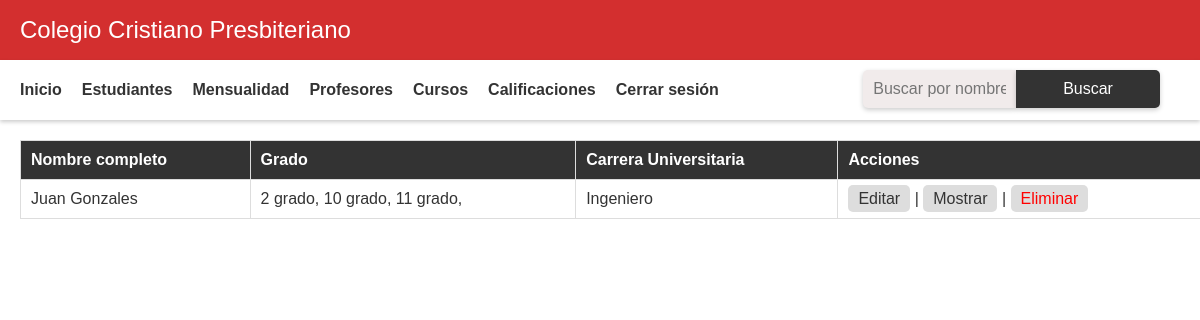
The page /code/view/admin/view_profesor.php?buscar=Juan (signed in) on the database its author committed.
### tables this page shows
CREATE TABLE `profesores` (
  `id_profesor` int(11) NOT NULL,
  `nombre` varchar(50) NOT NULL,
  `apellido` varchar(50) NOT NULL,
  `correo_electronico` varchar(50) NOT NULL,
  `telefono` varchar(20) NOT NULL,
  `direccion` varchar(100) NOT NULL,
  `certificaciones` varchar(100) DEFAULT NULL,
  `carrera_universitaria` varchar(100) DEFAULT NULL
);

CREATE TABLE `grados` (
  `id_grado` int(11) NOT NULL,
  `nombre_grado` varchar(50) NOT NULL
);

### code/view/admin/view_profesor.php (the view, shortened to what this page needs)
<?php
include("header.php");
?>
<?php
include "../../conexion.php";
$consulta = "SELECT p.id_profesor, p.nombre, p.apellido, p.carrera_universitaria, GROUP_CONCAT(pg.id_grado SEPARATOR ', ') AS id_grados
             FROM profesores p
             LEFT JOIN profesores_grados pg ON p.id_profesor = pg.id_profesor
             GROUP BY p.id_profesor";
if (isset($_GET['buscar'])) {
  $busqueda = $_GET['buscar'];
  $consulta .= " HAVING nombre LIKE '%$busqueda%' OR apellido LIKE '%$busqueda%'";
}
$resultado = mysqli_query($conexion, $consulta);
?>
<div class="search-form">
  <form action="" method="GET">
    <input type="text" name="buscar" placeholder="Buscar por nombre">
    <button type="submit">Buscar</button>
  </form>
</div>
<table>
  <tr>
    <th>Nombre completo</th>
    <th>Grado</th>
    <th>Carrera Universitaria</th>
    <th>Acciones</th>
  </tr>
  <?php while ($fila = mysqli_fetch_assoc($resultado)) { ?>
    <tr>
      <td><?php echo $fila['nombre'] . " " . $fila['apellido']; ?></td>
      <td>
        <?php
          $consulta_grados = "SELECT nombre_grado FROM grados WHERE id_grado IN (" . $fila['id_grados'] . ")";
          $resultado_grados = mysqli_query($conexion, $consulta_grados);
          while ($fila_grado = mysqli_fetch_assoc($resultado_grados)) {
            echo $fila_grado['nombre_grado'] . ", ";
          }
        ?>
      </td>
      <td><?php echo $fila['carrera_universitaria']; ?></td>
      <td>
        <a href="editar_profesor.php?id=<?php echo $fila['id_profesor']; ?>">Editar</a> |
        <a href="mostrar_profesor.php?id=<?php echo $fila['id_profesor']; ?>">Mostrar</a> |
        <a href="eliminar_profesor.php?id=<?php echo $fila['id_profesor']; ?>"class="delete-link onclick="return confirm('¿Estás seguro de que deseas eliminar este registro?')">Eliminar</a>
      </td>
    </tr>
  <?php } ?>
</table>

### code/view/admin/style.css (style rules this page uses)
body { margin: 0; padding: 0; font-family: sans-serif; background-color: #fff; color: #333; }
input, select { width: 100%; padding: 10px; margin-bottom: 20px; border-radius: 5px; border: none; background-color: #f1ebeb; }
button[type="submit"] { width: 100%; padding: 10px; margin-bottom: 20px; border-radius: 5px; border: none; background-color: #4CAF50; color: #fff; cursor: pointer; transition: background-color 0.3s ease; }

### code/view/admin/view_profesor.php (style rules this page uses)
body { font-family: Arial, sans-serif; margin: 0; padding: 0; }
.search-form { position: absolute; top: 50px; right: 20px; }
form { display: flex; align-items: center; justify-content: flex-end; margin: 20px; }
input[type="text"] { padding: 10px; font-size: 16px; border-radius: 5px 0 0 5px; border: none; box-shadow: 0 2px 5px rgba(0, 0, 0, 0.2); }
button[type="submit"] { padding: 10px; font-size: 16px; background-color: #333; color: #fff; border-radius: 0 5px 5px 0; border: none; box-shadow: 0 2px 5px rgba(0, 0, 0, 0.2); cursor: pointer; }
table { border-collapse: collapse; width: 100%; margin: 20px; }
th, td { padding: 10px; border: 1px solid #ddd; text-align: left; }
th { background-color: #333; color: #fff; }
td a { color: #333; text-decoration: none; background-color: #ddd; padding: 5px 10px; border-radius: 5px; }
.delete-link { color: red; }

### rows shown on the page
profesores: nombre "Juan", apellido "Gonzales", carrera_universitaria "Ingeniero"
grados: nombre_grado "2 grado"
grados: nombre_grado "10 grado"
grados: nombre_grado "11 grado"
